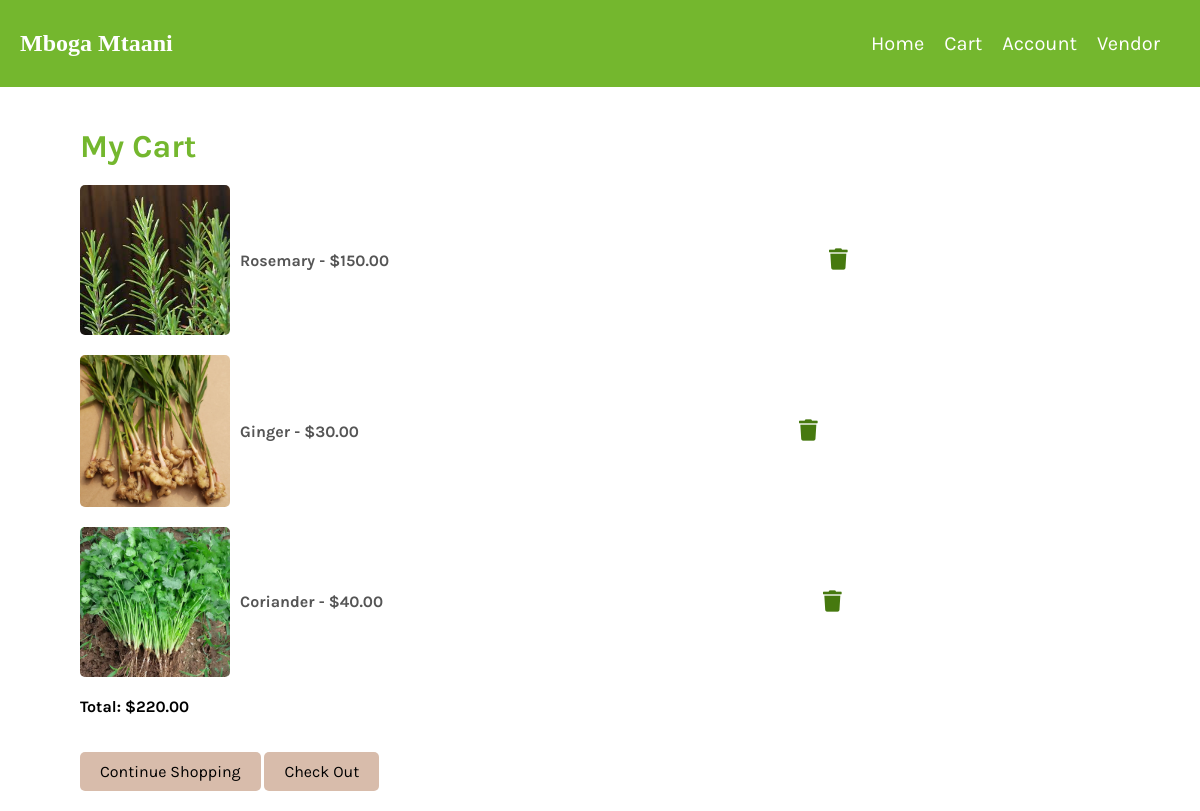
The page /Cart_Details/cart_contents/ on the database its author committed.
### inventory/models.py (models this page shows, shortened)
class Product(models.Model):
    vendor = models.ForeignKey(Vendor, on_delete=models.CASCADE)
    name = models.CharField(max_length=32)
    description = models.TextField()
    image = models.ImageField(upload_to= 'images/')
    price = models.DecimalField(max_digits = 6, decimal_places = 2)
    stock = models.PositiveIntegerField()
    date_created = models.DateTimeField(auto_now_add=True)
    date_updated = models.DateTimeField(auto_now=True)

### Cart_Details/views.py (the view)
# urls.py: path("cart_contents/", cart_contents, name="cart_contents_view"),
def cart_contents(request):
    user_cart, created = Cart.objects.get_or_create()
    cart_products = user_cart.products.all()
    total_price = sum(product.price for product in cart_products)
    context = {
        'cart_products': cart_products,
        'total_price': total_price,
    }
    return render(request, 'Cart_Details/cart_contents.html', context)

### templates/Cart_Details/cart_contents.html (shortened to what this page needs)
<!DOCTYPE html>
<html lang="en">
<head>
    <link rel="stylesheet" href="https://cdnjs.cloudflare.com/ajax/libs/font-awesome/5.15.3/css/all.min.css">
    {%load static%}
    <link rel="stylesheet" type="text/css" href="{% static 'css/cart_contents.css' %}">
</head>
<body>
    {% include 'navbar.html'%}
    <div class="cart-contents-container">
        <h1 class="cart-title">My Cart</h1>
        {% if cart_products %}
            <ul class="product-list">
                {% for product in cart_products %}
                    <li class="product-item">
                        <img class="product-image" src="{{ product.image.url }}" alt="Product Image">
                        <span class="product-info">{{ product.name }} - ${{ product.price }}</span>
                        <div class="delete">
                            <a href="{% url 'remove_from_cart_view' product.id %}">
                                <i class="fas fa-trash fa-lg" style="color: #46790f;"></i>
                            </a>
                        </div>
                    </li>
                {% endfor %}
            </ul>
            <p class="cart-total">Total: ${{ total_price }}</p>
        {% else %}
            <p class="empty-cart-message">Your cart is empty.</p>
        {% endif %}
        <a href="{% url 'products_list_view' %}" class="continue-shopping-button">Continue Shopping</a>
        <a href="{% url 'orders_list_view' 1 %}" class="checkout-button">Check Out</a>
    </div>
</body>
</html>

### static/css/cart_contents.css (style rules this page uses)
* { font-family: 'Karla', sans-serif; }
.cart-contents-container { margin-left: 5%; padding: 20px; }
.cart-title { color: #74B72E; margin-bottom: 20px; }
.product-list { list-style: none; padding: 0; }
.product-item { display: flex; align-items: center; margin-bottom: 20px; }
.product-image { max-width: 150px; height: auto; margin-right: 10px; border-radius: 5px; object-fit: cover; }
.product-info { color: #555; font-weight: bold; }
.cart-total { font-weight: bold; color: black; margin-top: 20px; }
.continue-shopping-button, .checkout-button { display: inline-block; background-color: #D8BCAB; color: black; padding: 10px 20px; border: none; border-radius: 5px; margin-top: 20px; text-decoration: none; transition: background-color 0.3s ease; }
.delete { margin-left: 40%; color: #46790f; }

### static/css/navbar.css (style rules this page uses)
body, ul { margin: 0; padding: 0; font-family: 'Karla', sans-serif; }

### rows shown on the page
Product: image (picture), name "Rosemary", price "150.00"
Product: image (picture), name "Ginger", price "30.00"
Product: image (picture), name "Coriander", price "40.00"

### other values the page prints
{{ total_price }} "220.00"
